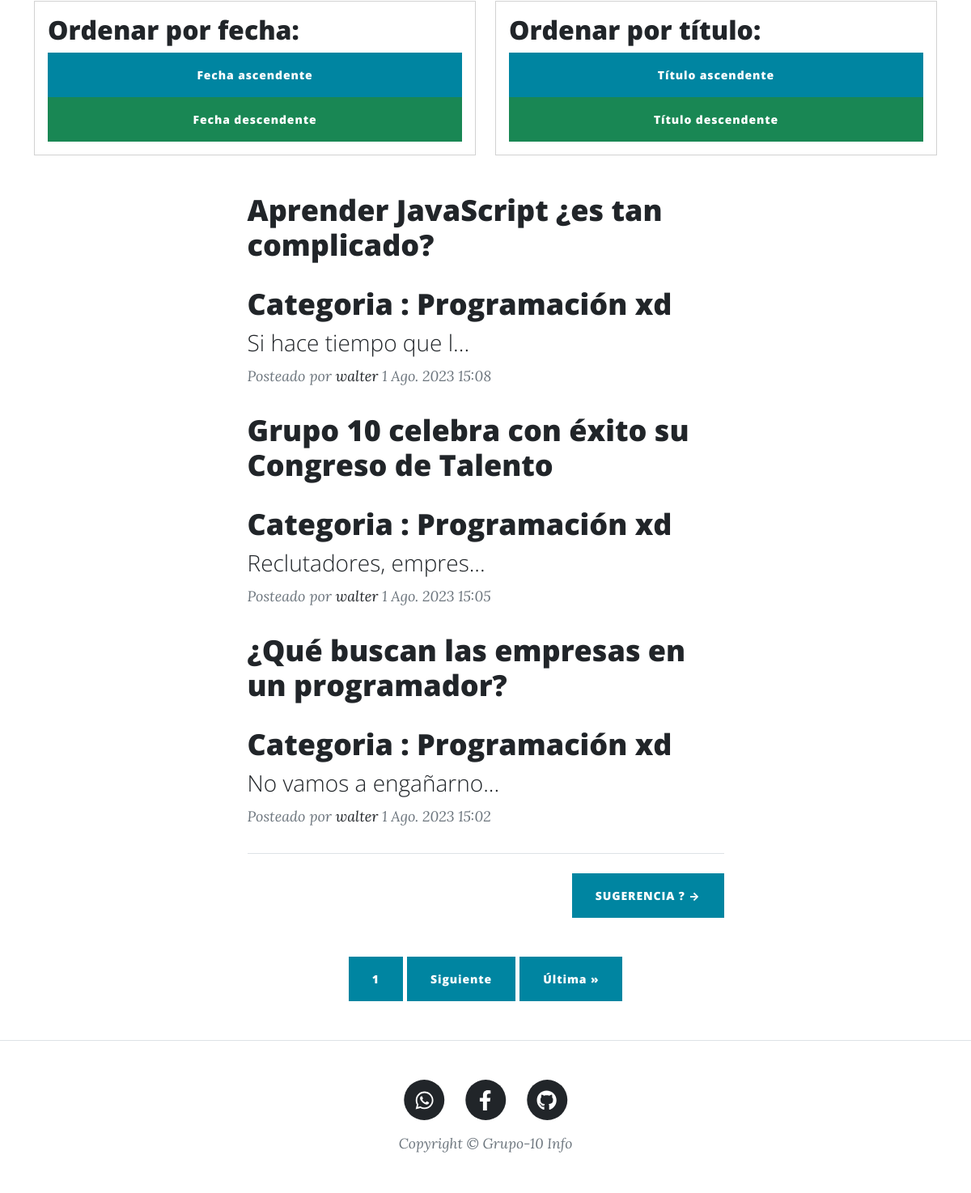
The page /blogpost/ (lower part) on the database as committed earlier.
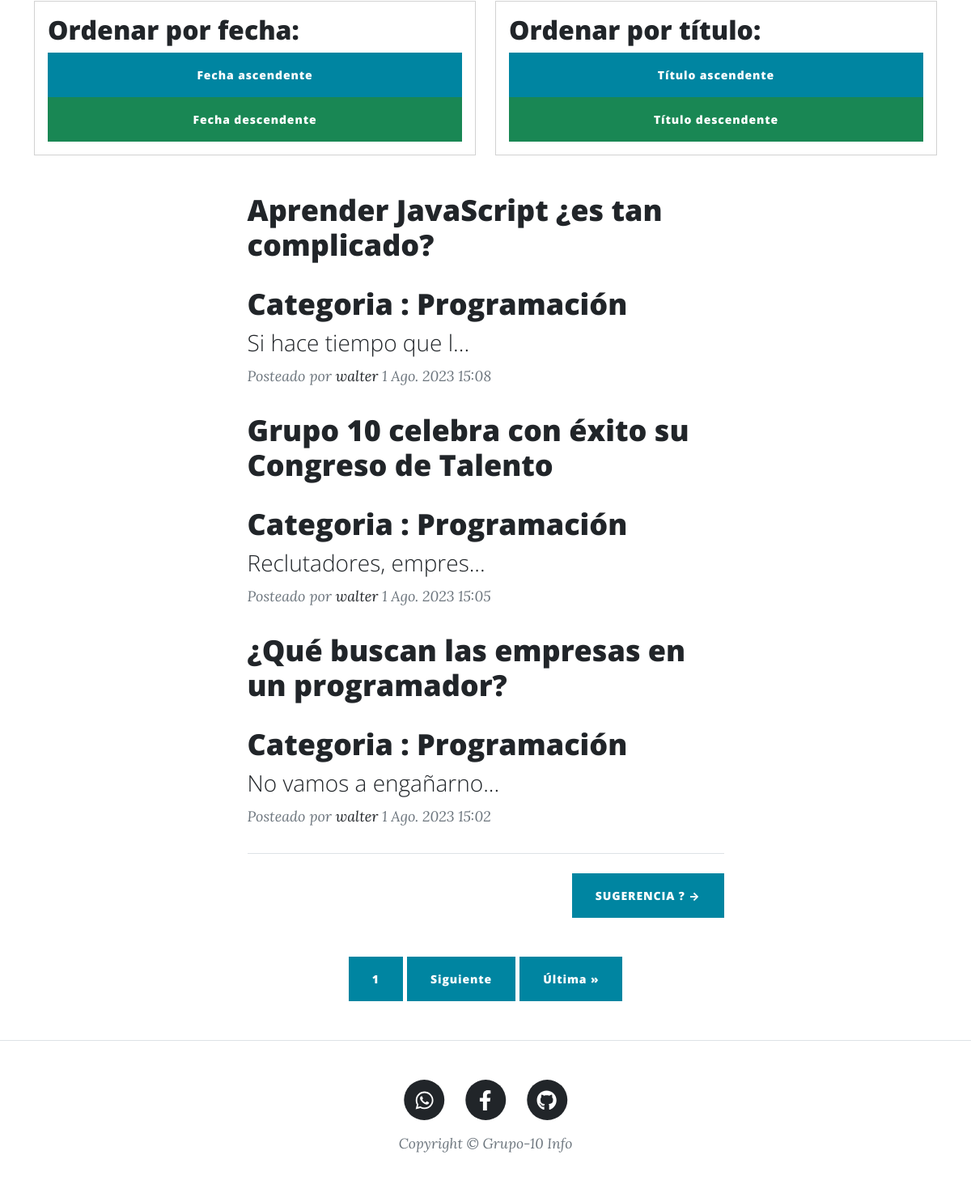
The same page on the database as committed later.
### apps/blogpost/models.py (models this page shows, shortened)
class Post(models.Model):
    titulo = models.CharField(max_length=255)
    subtituloGenral = models.CharField(max_length=255, null=True)
    autor = models.ForeignKey(settings.AUTH_USER_MODEL, on_delete=models.CASCADE)
    cuerpo=models.TextField()
    slug = models.SlugField()
    fechaCreado= models.DateTimeField(auto_now_add=True, null=True)
    titulo2 = models.CharField(max_length=255, null=True)
    subtituloGenral2 = models.CharField(max_length=255, null=True)
    cuerpo2 = models.TextField( null=True)
    imagen1 = models.ImageField(upload_to='blogpost/', null=True)
    imagen2 = models.ImageField(upload_to='blogpost/', null=True)
    pieDeFoto = models.CharField(max_length=255,null=True)
    pieDePosteo=models.TextField(null=True)
    categoria = models.ForeignKey(Categoria, on_delete=models.CASCADE)

class Categoria(models.Model):
    nombre = models.CharField(max_length=100)

### apps/usuarios/models.py (models this page shows)
class Usuario(AbstractUser):
    PERFIL_CHOICES = (
        ('visitante', 'Visitante'),
        ('miembro', 'Miembro'),
        ('colaborador', 'Colaborador'),
    )
    imagen = models.ImageField(upload_to='usuarios/', null=True, blank=True)
    facebook = models.CharField(max_length=100, null=True, blank=True)
    whatsapp = models.CharField(max_length=100, null=True, blank=True)
    instagram = models.CharField(max_length=100, null=True, blank=True)
    perfil = models.CharField(max_length=12, choices=PERFIL_CHOICES, default='visitante')
    def __str__(self):
        return self.username

### apps/blogpost/views.py (the view)
# urls.py: path('',views.inicio,name='inicio'),
def inicio(request):
    contexto = {}
    id_categoria = request.GET.get('categoria_id')
    titulo_busqueda = request.GET.get('busqueda_titulo')
    cantidadPorPagina = 3
    post= Post.objects.all()
    print('id_categoria:', id_categoria)
    print('titulo_busqueda:', titulo_busqueda)
    post = post.order_by('-fechaCreado')
    if id_categoria:
        post = post.filter(categoria=id_categoria)
    if titulo_busqueda:
        post = post.filter(titulo__icontains=titulo_busqueda)
    fecha_orden = request.GET.get('fecha_orden')
    if fecha_orden == 'asc':
        post = post.order_by('fechaCreado')
    elif fecha_orden == 'desc':
        post = post.order_by('-fechaCreado')
    titulo_orden = request.GET.get('titulo_orden')
    if titulo_orden == 'asc':
        post = post.order_by('titulo')
    elif titulo_orden == 'desc':
        post = post.order_by('-titulo')
    paginator = Paginator(post, cantidadPorPagina)
    page_number = request.GET.get('page')
    post_paginadas = paginator.get_page(page_number)
    contexto['posteos'] = post_paginadas
    categorias = Categoria.objects.all().order_by('nombre')
    contexto['categorias'] = categorias
    return render(request, 'blogpost/inicio.html', contexto)

### blog/contexto_processo.py (called while the page is built)
def logged_in_user(request):
    return {'logged_in_user': request.user}

### templates/blogpost/inicio.html (shortened to what this page needs)
{%extends 'base2.html' %}
{% load static %}
 {% block contenido %}
<div class="container">
  <div class="row">
    <div class="col-6">
      <div class="card p-3 mb-3">
        <h2>Ordenar por fecha:</h2>
        <a href="?fecha_orden=asc" class="btn btn-primary">Fecha ascendente</a>
        <a href="?fecha_orden=desc" class="btn btn-success">Fecha descendente</a>
      </div>
    </div>
    <div class="col-6">
      <div class="card p-3 mb-3">
        <h2>Ordenar por título:</h2>
        <a href="?titulo_orden=asc" class="btn btn-primary">Título ascendente</a>
        <a href="?titulo_orden=desc" class="btn btn-success">Título descendente</a>
      </div>
    </div>
  </div>
</div>
   <div class="container px-4 px-lg-5">
    <div class="row gx-4 gx-lg-5 justify-content-center">
        <div class="col-md-10 col-lg-8 col-xl-7">
            {% for cadaPost in posteos %}
            <div class="post-preview">
                <a href="{% url 'blogpost:detalle' cadaPost.id %}">
                    <h2 class="post-title">{{cadaPost.titulo}}</h2>
                    <h2 class="post-title">Categoria : {{cadaPost.categoria.nombre}}</h2>
                    <h3 class="post-subtitle">{{cadaPost.cuerpo |slice:"20" }}...</h3>
                </a>
                <p class="post-meta">
                    Posteado por
                    <a href="#!">{{cadaPost.autor}}</a>
                    {{cadaPost.fechaCreado}}
                </p>
            </div>
            {% endfor %}
            <hr class="my-4" />
            <div class="d-flex justify-content-end mb-4"><a class="btn btn-primary text-uppercase" href="{% url  'contactos:contacto' %}">Sugerencia ?  →</a></div>
        </div>
    </div>
</div>
{% if posteos.has_other_pages %}
  <div class="pagination-container text-center p-4 mb-4">
    <span class="current-page btn btn-primary">{{ posteos.number }}</span>
    {% if posteos.has_next %}
      <a href="?{{ request.GET.urlencode }}&page={{ posteos.next_page_number }}" class="btn btn-primary">Siguiente</a>
      <a href="?{{ request.GET.urlencode }}&page={{ posteos.paginator.num_pages }}" class="btn btn-primary">Última &raquo;</a>
    {% endif %}
  </div>
{% endif %}
{% endblock contenido %}

Rows that differ between the two databases and show on the page:
changed through a linked row, Post "Aprender JavaScript ¿es tan complicado?": categoria.nombre "Programación xd" → "Programación"
changed through a linked row, Post "Grupo 10 celebra con éxito su Congreso de Talento": categoria.nombre "Programación xd" → "Programación"
changed through a linked row, Post "¿Qué buscan las empresas en un programador?": categoria.nombre "Programación xd" → "Programación"
